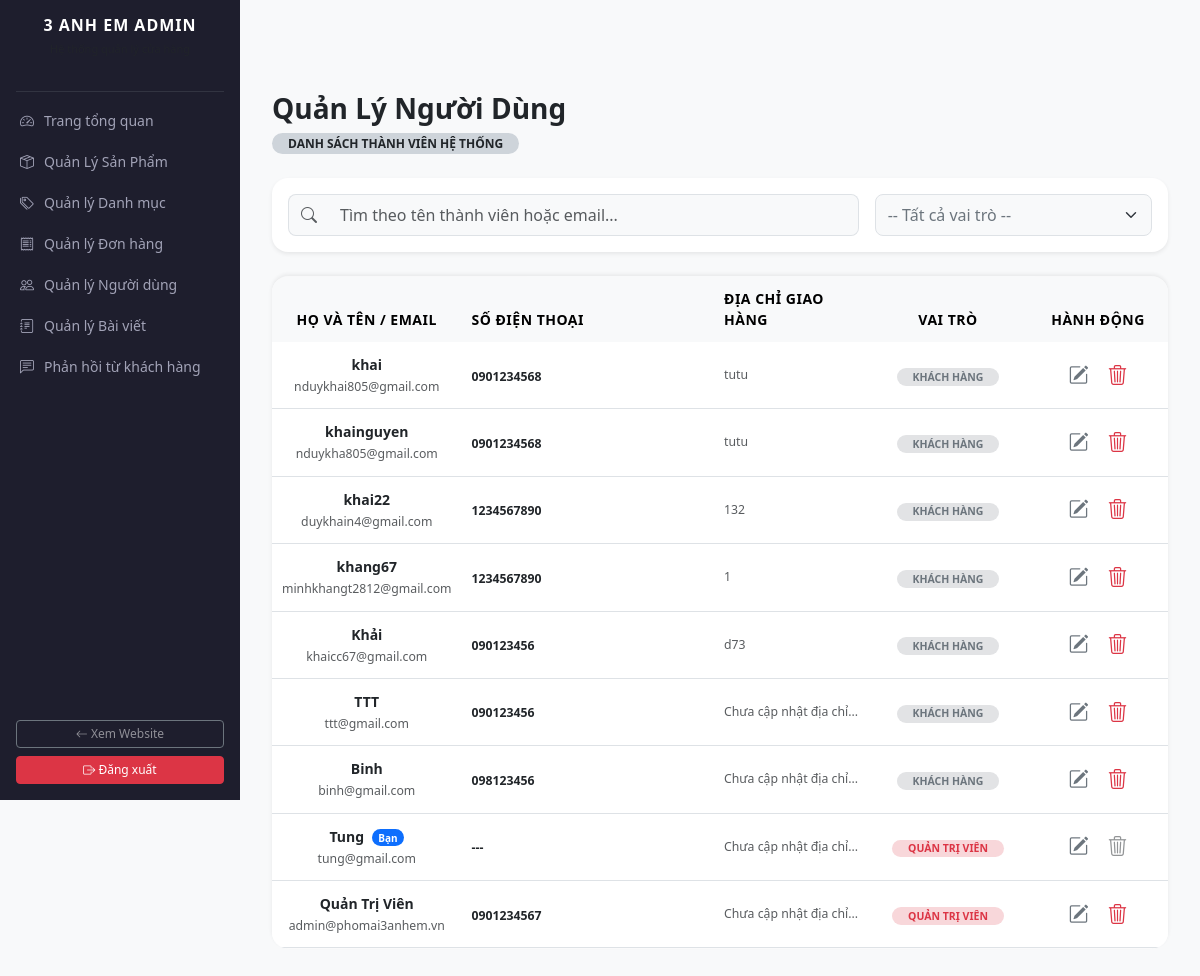
The app's page /admin/admin-users.php (signed in) with its own data.
### tables this page shows
CREATE TABLE `users` (
  `id` int(10) UNSIGNED NOT NULL,
  `full_name` varchar(100) NOT NULL,
  `email` varchar(150) NOT NULL,
  `password` varchar(255) NOT NULL,
  `phone` varchar(20) DEFAULT NULL,
  `address` text DEFAULT NULL,
  `role` enum('customer','admin') NOT NULL DEFAULT 'customer',
  `status` varchar(20) DEFAULT 'inactive',
  `activation_token` varchar(255) DEFAULT NULL,
  `reset_token` varchar(255) DEFAULT NULL,
  `token_expire` datetime DEFAULT NULL,
  `created_at` datetime NOT NULL DEFAULT current_timestamp(),
  `updated_at` datetime NOT NULL DEFAULT current_timestamp() ON UPDATE current_timestamp()
);

### admin/admin-users.php (the view, shortened to what this page needs)
<?php
include_once '../config/db.php';
include_once 'includes/header.php';
$stmt = $pdo->query("SELECT id, full_name, email, phone, address, role, created_at FROM users ORDER BY id DESC");
$users = $stmt->fetchAll();
?>
<div class="container my-5 pt-4">
    <div class="mb-4">
        <h3 class="fw-bold text-dark mb-1">Quản Lý Người Dùng</h3>
        <span class="badge bg-dark-subtle text-dark rounded-pill px-3 py-1.5 small text-uppercase">Danh sách thành viên hệ thống</span>
    </div>
    <div class="card border-0 shadow-sm rounded-4 p-3 bg-white mb-4">
        <div class="row g-3">
            <div class="col-12 col-md-7 col-lg-8">
                <div class="input-group">
                    <span class="input-group-text bg-light border-end-0 text-muted rounded-start-3"><i class="bi bi-search"></i></span>
                    <input type="text" id="searchUserInput" class="form-control bg-light border-start-0 rounded-end-3 py-2 small" placeholder="Tìm theo tên thành viên hoặc email..." onkeyup="filterAdminUsers()">
                </div>
            </div>
            <div class="col-12 col-md-5 col-lg-4">
                <select id="filterRoleSelect" class="form-select bg-light rounded-3 py-2 small text-secondary" onchange="filterAdminUsers()">
                    <option value="all">-- Tất cả vai trò --</option>
                </select>
            </div>
        </div>
    </div>
    <div class="card border-0 shadow-sm rounded-4 overflow-hidden bg-white table-responsive-custom double-scroll">
        <div class="table-responsive ">
            <table class="table table-hover align-middle mb-0" id="adminUsersTable">
                <thead class="table-light text-secondary small text-uppercase" style="letter-spacing: 0.5px;">
                    <tr>
                        <th class="border-0 ps-4">Họ và Tên / Email</th>
                        <th class="border-0">Số điện thoại</th>
                        <th class="border-0">Địa chỉ giao hàng</th>
                        <th class="border-0 text-center" style="width: 160px;">Vai Trò</th>
                        <th class="border-0 text-center" style="width: 140px;">Hành động</th>
                    </tr>
                </thead>
                <tbody>
                    <?php if (count($users) > 0): ?>
                        <?php foreach ($users as $u): ?>
                            <tr class="user-data-row"
                                data-name="<?= mb_strtolower(htmlspecialchars($u['full_name']), 'UTF-8'); ?>"
                                data-email="<?= mb_strtolower(htmlspecialchars($u['email']), 'UTF-8'); ?>"
                                data-role="<?= strtolower(htmlspecialchars($u['role'])); ?>">
                                <td class="ps-4">
                                    <div class="fw-bold text-dark mb-0">
                                        <?= htmlspecialchars($u['full_name']); ?>
                                        <?php if(isset($_SESSION['user_id']) && $u['id'] == $_SESSION['user_id']): ?>
                                            <span class="badge bg-primary rounded-pill small ms-1" style="font-size: 10px;">Bạn</span>
                                        <?php endif; ?>
                                    </div>
                                    <small class="text-muted text-lowercase"><?= htmlspecialchars($u['email']); ?></small>
                                </td>
                                <td>
                                    <span class="text-dark small fw-semibold"><?= !empty($u['phone']) ? htmlspecialchars($u['phone']) : '---'; ?></span>
                                </td>
                                <td>
                                    <small class="text-muted d-block text-truncate" style="max-width: 250px;" title="<?= htmlspecialchars($u['address']); ?>">
                                        <?= !empty($u['address']) ? htmlspecialchars($u['address']) : 'Chưa cập nhật địa chỉ...'; ?>
                                    </small>
                                </td>
                                <td class="text-center">
                                    <?php if (strtolower($u['role']) === 'admin'): ?>
                                        <span class="badge bg-danger-subtle text-danger rounded-pill px-3 py-1.5 small fw-bold text-uppercase">Quản Trị Viên</span>
                                    <?php else: ?>
                                        <span class="badge bg-secondary-subtle text-secondary rounded-pill px-3 py-1.5 small text-uppercase">Khách Hàng</span>
                                    <?php endif; ?>
                                </td>
                                <td class="text-center">
                                    <div class="btn-group gap-1">
                                        <button class="btn btn-sm btn-outline-secondary rounded-3 border-0 px-2"
                                                onclick='openEditUserModal(<?= json_encode($u, JSON_HEX_APOS | JSON_HEX_QUOT); ?>)' title="Chỉnh sửa quyền">
                                            <i class="bi bi-pencil-square fs-5"></i>
                                        </button>
                                        <?php if(isset($_SESSION['user_id']) && $u['id'] != $_SESSION['user_id']): ?>
                                            <a href="admin-user-process.php?action=delete&id=<?= $u['id']; ?>"
                                               class="btn btn-sm btn-outline-danger rounded-3 border-0 px-2"
                                               onclick="return confirm('Bạn có chắc chắn muốn xóa vĩnh viễn tài khoản thành viên này? Người dùng sẽ không thể đăng nhập được nữa.')" title="Xóa tài khoản">
                                                <i class="bi bi-trash3 fs-5"></i>
                                            </a>
                                        <?php else: ?>
                                            <button class="btn btn-sm btn-outline-light rounded-3 border-0 px-2 text-muted" disabled title="Không thể xóa chính mình">
                                                <i class="bi bi-trash3 fs-5 text-black-30"></i>
                                            </button>
                                        <?php endif; ?>
                                    </div>
                                </td>
                            </tr>
                        <?php endforeach; ?>
                    <?php else: ?>
                        <tr>
                            <td colspan="5" class="text-center py-5 text-muted small">Hệ thống chưa có tài khoản thành viên nào đăng ký.</td>
                        </tr>
                    <?php endif; ?>
                </tbody>
            </table>
        </div>
    </div>
</div>

### admin/assets/css/style.css (style rules this page uses)
:root { --sidebar-width: 240px; --gold-color: #cca43b; --dark-bg: #1e1e2d; }
* { box-sizing: border-box; }
body { background-color: #f8f9fa; font-family: 'Segoe UI', system-ui, sans-serif; overflow-x: hidden; width: 100%; }
.table-responsive-custom { width: 100%; overflow-x: auto; -webkit-overflow-scrolling: touch; margin-bottom: 1rem; display: block; }
.double-scroll { transform: rotateX(180deg); }
.double-scroll table { transform: rotateX(180deg); }
.table { width: 100%; margin-bottom: 0; vertical-align: middle; border-collapse: collapse; }
.table th, .table td { white-space: normal !important; word-wrap: break-word; padding: 12px 10px !important; font-size: 14px; text-align: left; }
.table th:nth-child(1), .table td:nth-child(1) { width: 80px; text-align: center; }
.table th:nth-child(2), .table td:nth-child(2) { min-width: 180px; max-width: 240px; }
.table th:nth-child(3), .table td:nth-child(3) { width: 130px; }
.table th:nth-child(4), .table td:nth-child(4) { width: 120px; white-space: nowrap !important; }
.table th:nth-child(5), .table td:nth-child(5) { width: 120px; text-align: center; }

### admin/includes/header.php (style rules this page uses)
:root { --sidebar-width: 240px; --gold-color: #cca43b; --dark-bg: #1e1e2d; }
* { box-sizing: border-box; }
body { background-color: #f8f9fa; font-family: 'Segoe UI', system-ui, sans-serif; overflow-x: hidden; width: 100%; }
.table-responsive-custom { width: 100%; overflow-x: auto; -webkit-overflow-scrolling: touch; margin-bottom: 1rem; display: block; }
.double-scroll { transform: rotateX(180deg); }
.double-scroll table { transform: rotateX(180deg); }
.table { width: 100%; margin-bottom: 0; vertical-align: middle; border-collapse: collapse; }
.table th, .table td { white-space: normal !important; word-wrap: break-word; padding: 12px 10px !important; font-size: 14px; text-align: left; }
.table th:nth-child(1), .table td:nth-child(1) { width: 80px; text-align: center; }
.table th:nth-child(2), .table td:nth-child(2) { min-width: 180px; max-width: 240px; }
.table th:nth-child(3), .table td:nth-child(3) { width: 130px; }
.table th:nth-child(4), .table td:nth-child(4) { width: 120px; white-space: nowrap !important; }
.table th:nth-child(5), .table td:nth-child(5) { width: 120px; text-align: center; }

### records on screen
users: full_name "khai", email "nduykhai805@gmail.com", phone "0901234568", address "tutu", role "KHÁCH HÀNG"
users: full_name "khainguyen", email "nduykha805@gmail.com", phone "0901234568", address "tutu", role "KHÁCH HÀNG"
users: full_name "khai22", email "duykhain4@gmail.com", phone "1234567890", address "132", role "KHÁCH HÀNG"
users: full_name "khang67", email "minhkhangt2812@gmail.com", phone "1234567890", address "1", role "KHÁCH HÀNG"
users: full_name "Khải", email "khaicc67@gmail.com", phone "090123456", address "d73", role "KHÁCH HÀNG"
users: full_name "TTT", email "ttt@gmail.com", phone "090123456", address "Chưa cập nhật địa chỉ...", role "KHÁCH HÀNG"
users: full_name "Binh", email "binh@gmail.com", phone "098123456", address "Chưa cập nhật địa chỉ...", role "KHÁCH HÀNG"
users: full_name "Tung", shows "Bạn", email "tung@gmail.com", address "Chưa cập nhật địa chỉ...", role "QUẢN TRỊ VIÊN"
users: full_name "Quản Trị Viên", email "admin@phomai3anhem.vn", phone "0901234567", shows "Chưa cập nhật địa chỉ...", role "QUẢN TRỊ VIÊN"
